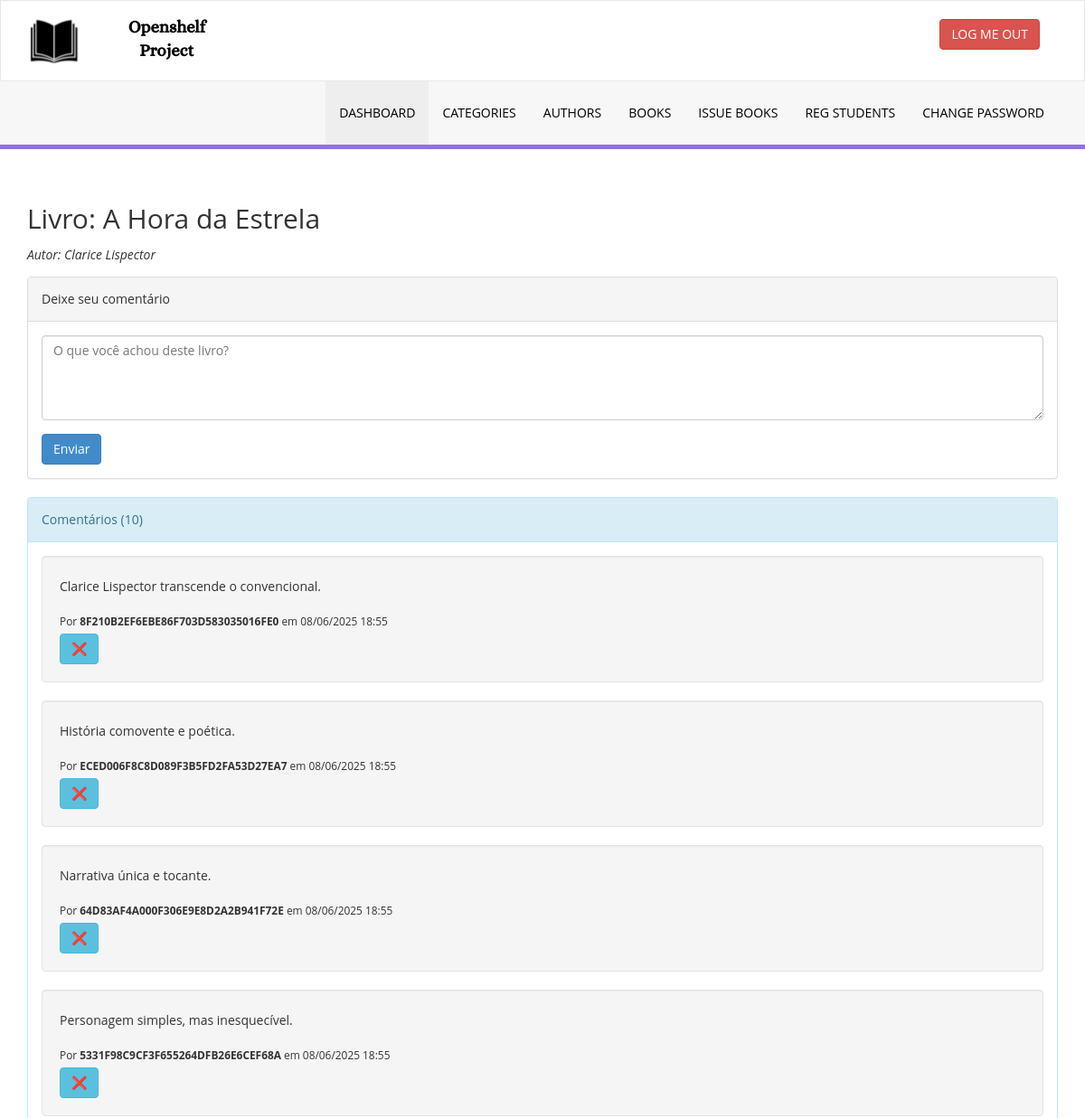
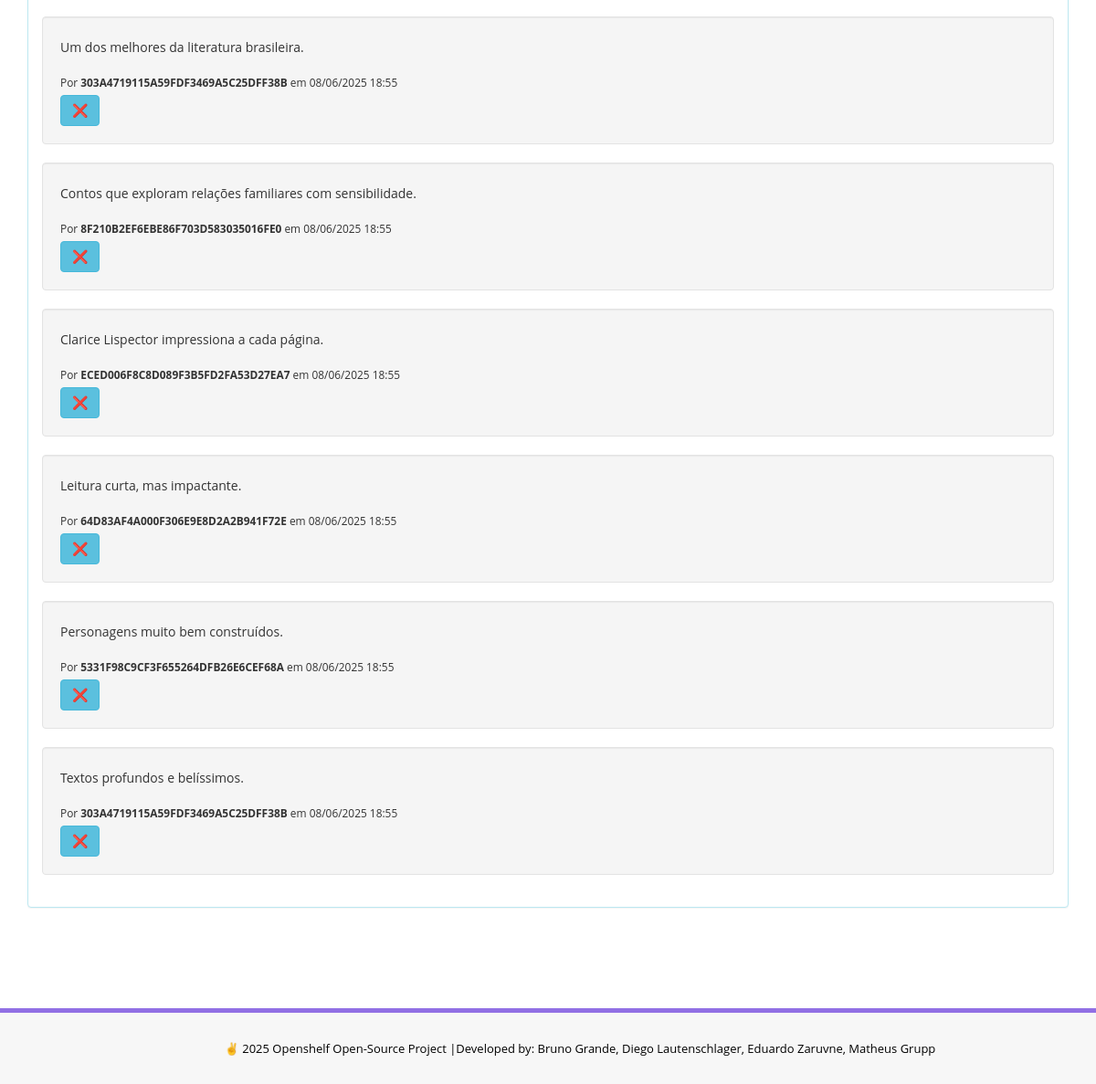
Screenshot of /Projeto_Web/site/library/admin/book-comments.php?isbn=9788535914849 (signed in) with the database file from the repository (2 pictures, top to bottom).
### tables this page shows
CREATE TABLE tblbooks (
  id INT AUTO_INCREMENT PRIMARY KEY,
  CatId INT,
  CommentId INT,
  PublisherId INT,
  BookName VARCHAR(255),
  Description VARCHAR(255),
  QuantityTotal INT NOT NULL,
  QuantityLeft INT NOT NULL,
  AuthorId INT,
  ISBNNumber BIGINT,
  BookPrice DECIMAL(10,2),
  RegDate TIMESTAMP NULL DEFAULT CURRENT_TIMESTAMP,
  UpdationDate TIMESTAMP DEFAULT CURRENT_TIMESTAMP ON UPDATE CURRENT_TIMESTAMP
);

CREATE TABLE tblauthors (
  id INT AUTO_INCREMENT PRIMARY KEY,
  AuthorName VARCHAR(159),
  creationDate TIMESTAMP NULL DEFAULT CURRENT_TIMESTAMP,
  UpdationDate TIMESTAMP DEFAULT CURRENT_TIMESTAMP ON UPDATE CURRENT_TIMESTAMP
);

CREATE TABLE tblcomment (
  id INT AUTO_INCREMENT PRIMARY KEY,
  Userid VARCHAR(100),
  Comment VARCHAR(255) NOT NULL,
  ISBNNumber BIGINT,
  CreationDate TIMESTAMP NULL DEFAULT CURRENT_TIMESTAMP
);

### Projeto_Web/site/library/admin/book-comments.php (the view, shortened to what this page needs)
<?php
include '../includes/config.php';
$isbn = intval($_GET['isbn']);
$sql = "SELECT b.BookName, a.AuthorName
        FROM tblbooks b
        JOIN tblauthors a ON a.id = b.AuthorId
        WHERE b.ISBNNumber = :isbn";
$q = $dbh->prepare($sql);
$q->bindParam(':isbn', $isbn, PDO::PARAM_INT);
$q->execute();
$book = $q->fetch(PDO::FETCH_OBJ);
$sql = "SELECT c.id, c.Comment, c.CreationDate, COALESCE(s.FullName, a.UserName) AS AuthorName
        FROM tblcomment c
        LEFT JOIN tblstudents s ON s.StudentId = c.Userid
        LEFT JOIN admin a ON a.UserName = c.Userid
        WHERE c.ISBNNumber = :isbn
        ORDER BY c.CreationDate DESC";
$q = $dbh->prepare($sql);
$q->bindParam(':isbn', $isbn, PDO::PARAM_INT);
$q->execute();
$comments = $q->fetchAll(PDO::FETCH_OBJ);
?>
<!DOCTYPE html>
<html lang="pt-br">
<head>
    <link href="assets/css/bootstrap.css" rel="stylesheet" />
    <link href="assets/css/style.css"   rel="stylesheet" />
</head>
<body>
    <?php include 'includes/header.php'; ?>
    <div class="container content-wrapper">
        <h2>Livro: <?php echo htmlentities($book->BookName); ?></h2>
        <p><em>Autor: <?php echo htmlentities($book->AuthorName); ?></em></p>
        <div class="panel panel-default">
            <div class="panel-heading">Deixe seu comentário</div>
            <div class="panel-body">
                <form method="post">
                    <div class="form-group">
                        <textarea name="comment" class="form-control" rows="4" required
                                  placeholder="O que você achou deste livro?"></textarea>
                    </div>
                    <button type="submit" name="submitComment" class="btn btn-primary">
                        Enviar
                    </button>
                </form>
            </div>
        </div>
        <div class="panel panel-info">
            <div class="panel-heading">
                Comentários (<?php echo count($comments); ?>)
            </div>
            <div class="panel-body">
                <?php if (empty($comments)): ?>
                    <p>Nenhum comentário ainda. Seja o primeiro!</p>
                <?php else: ?>
                    <?php foreach ($comments as $c): ?>
                        <div class="well">
                            <p><?php echo nl2br(htmlentities($c->Comment)); ?></p>
                            <small>
                                Por <strong><?php echo htmlentities($c->AuthorName); ?></strong>
                                em <?php echo date('d/m/Y H:i',
                                        strtotime($c->CreationDate)); ?>
                            </small>
                            <form method="post">
                                <button type="submit" name="removeComment" class="btn btn-info">❌</button>
                            </form>
                        </div>
                    <?php endforeach; ?>
                <?php endif; ?>
            </div>
        </div>
    </div>
    <?php include 'includes/footer.php'; ?>
</body>
</html>

### Projeto_Web/site/library/admin/assets/css/style.css (style rules this page uses)
.content-wrapper { margin-top: 40px; min-height:800px; padding-bottom:90px; }

### rows the page displays
tblbooks: BookName "A Hora da Estrela"
tblauthors: AuthorName "Clarice Lispector"
tblcomment: Comment "Clarice Lispector transcende o convencional.", AuthorName "8F210B2EF6EBE86F703D583035016FE0", CreationDate "08/06/2025 18:55"
tblcomment: Comment "História comovente e poética.", AuthorName "ECED006F8C8D089F3B5FD2FA53D27EA7", CreationDate "08/06/2025 18:55"
tblcomment: Comment "Narrativa única e tocante.", AuthorName "64D83AF4A000F306E9E8D2A2B941F72E", CreationDate "08/06/2025 18:55"
tblcomment: Comment "Personagem simples, mas inesquecível.", AuthorName "5331F98C9CF3F655264DFB26E6CEF68A", CreationDate "08/06/2025 18:55"
tblcomment: Comment "Um dos melhores da literatura brasileira.", AuthorName "303A4719115A59FDF3469A5C25DFF38B", CreationDate "08/06/2025 18:55"
tblcomment: Comment "Contos que exploram relações familiares com sensibilidade.", AuthorName "8F210B2EF6EBE86F703D583035016FE0", CreationDate "08/06/2025 18:55"
tblcomment: Comment "Clarice Lispector impressiona a cada página.", AuthorName "ECED006F8C8D089F3B5FD2FA53D27EA7", CreationDate "08/06/2025 18:55"
tblcomment: Comment "Leitura curta, mas impactante.", AuthorName "64D83AF4A000F306E9E8D2A2B941F72E", CreationDate "08/06/2025 18:55"
tblcomment: Comment "Personagens muito bem construídos.", AuthorName "5331F98C9CF3F655264DFB26E6CEF68A", CreationDate "08/06/2025 18:55"
tblcomment: Comment "Textos profundos e belíssimos.", AuthorName "303A4719115A59FDF3469A5C25DFF38B", CreationDate "08/06/2025 18:55"

### other values shown
count($comments) "10"
